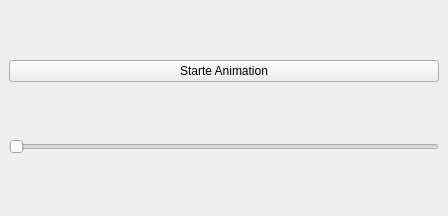
<?xml version="1.0" encoding="UTF-8"?>
<ui version="4.0">
 <class>AnimationWidget</class>
 <widget class="QDockWidget" name="AnimationWidget">
  <property name="geometry">
   <rect>
    <x>0</x>
    <y>0</y>
    <width>448</width>
    <height>216</height>
   </rect>
  </property>
  <property name="windowTitle">
   <string>Am I an Eulerian cycle?</string>
  </property>
  <widget class="QWidget" name="dockWidgetContents">
   <layout class="QVBoxLayout" name="verticalLayout">
    <item>
     <widget class="QPushButton" name="pushButton">
      <property name="text">
       <string>Starte Animation</string>
      </property>
     </widget>
    </item>
    <item>
     <widget class="QSlider" name="horizontalSlider">
      <property name="orientation">
       <enum>Qt::Horizontal</enum>
      </property>
     </widget>
    </item>
   </layout>
  </widget>
 </widget>
 <resources/>
 <connections/>
</ui>
